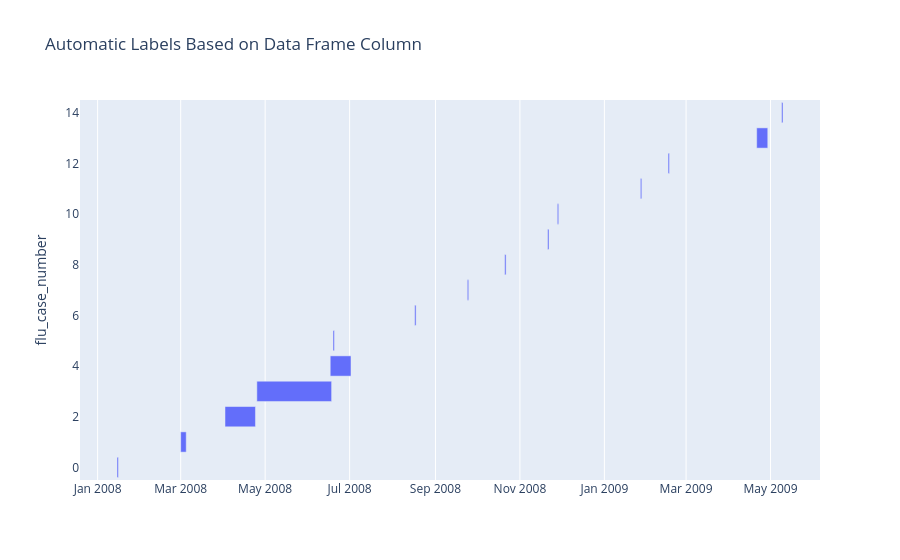

The notebook cell saved with this chart:
### Code cell
import plotly.express as px
import datetime

start = pd.to_datetime(test['condition_era_start_date'])
end = pd.to_datetime(test['condition_era_end_date'].apply(lambda x: x + datetime.timedelta(days=1)))

test['start'] = start
test['end'] = end

px.timeline(test,  y = 'flu_case_number', x_start='start', x_end = 'end',
                            title="Automatic Labels Based on Data Frame Column")
# px.xlabel("Date Sick")


# start

### Figure 1 — Plotly figure (JSON) as saved in the notebook; plotly's stock layout.template omitted (floating-point values rounded to 4 significant figures)
{"data": [{"base": ["2008-01-15T00:00:00", "2008-03-01T00:00:00", "2008-04-02T00:00:00", "2008-04-25T00:00:00", "2008-06-17T00:00:00", "2008-06-19T00:00:00", "2008-08-17T00:00:00", "2008-09-24T00:00:00", "2008-10-21T00:00:00", "2008-11-21T00:00:00", "2008-11-28T00:00:00", "2009-01-27T00:00:00", "2009-02-16T00:00:00", "2009-04-21T00:00:00", "2009-05-09T00:00:00"], "hovertemplate": "start=%{base}<br>end=%{x}<br>flu_case_number=%{y}<extra></extra>", "legendgroup": "", "marker": {"color": "#636efa", "pattern": {"shape": ""}}, "name": "", "orientation": "h", "showlegend": false, "textposition": "auto", "type": "bar", "x": [86400000, 345600000, 1900800000, 4665600000, 1296000000, 86400000, 86400000, 86400000, 86400000, 86400000, 86400000, 86400000, 86400000, 691200000, 86400000], "xaxis": "x", "y": [0, 1, 2, 3, 4, 5, 6, 7, 8, 9, 10, 11, 12, 13, 14], "yaxis": "y"}], "layout": {"barmode": "overlay", "legend": {"tracegroupgap": 0}, "title": {"text": "Automatic Labels Based on Data Frame Column"}, "xaxis": {"anchor": "y", "domain": [0, 1], "type": "date"}, "yaxis": {"anchor": "x", "domain": [0, 1], "title": {"text": "flu_case_number"}}}}
